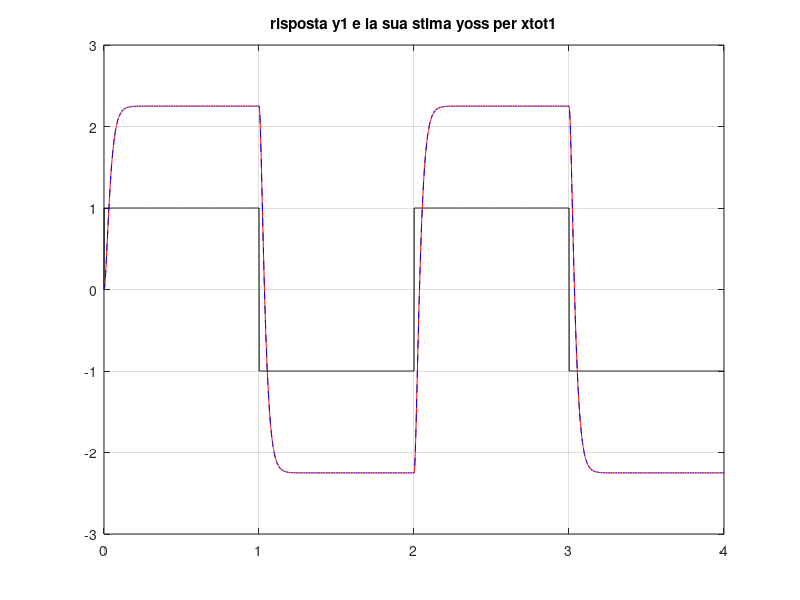
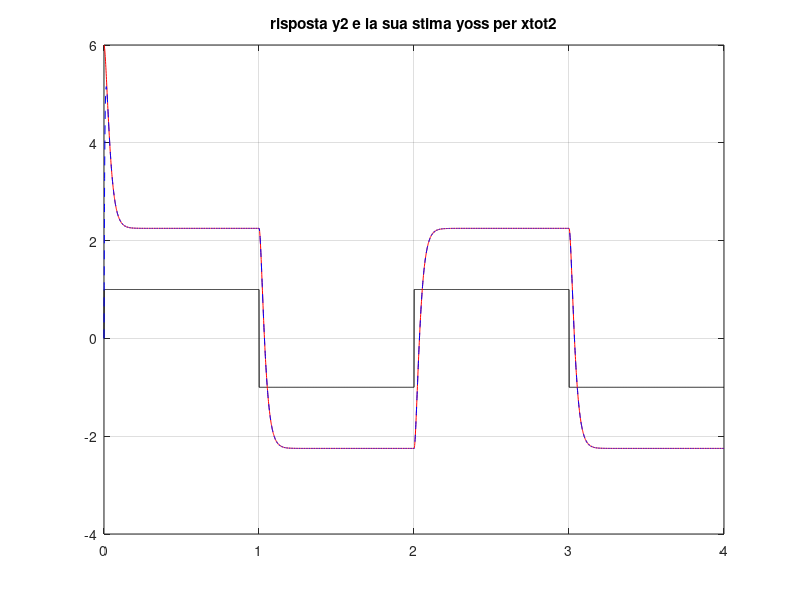
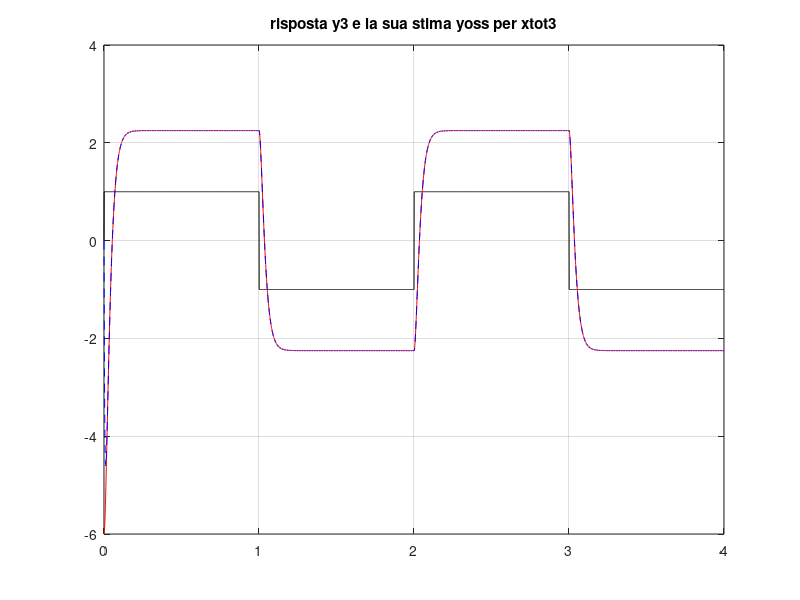
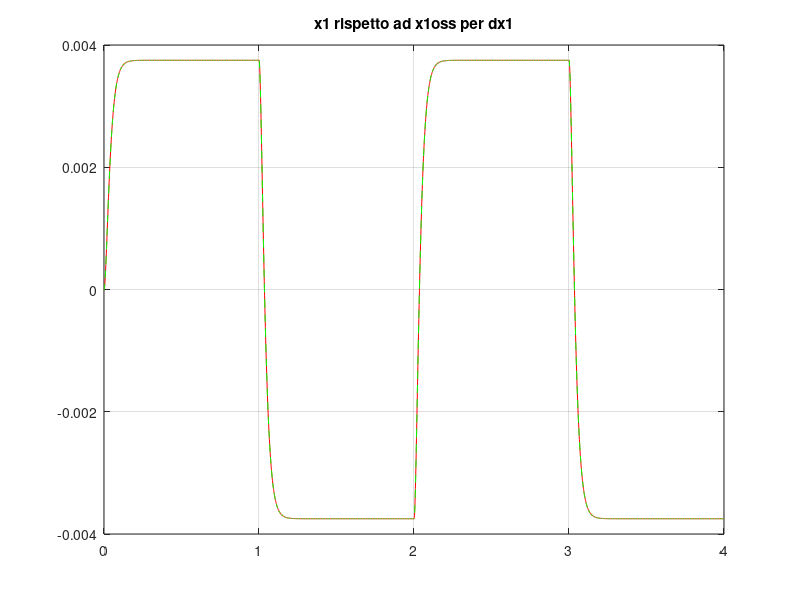

Recreate these plots in MATLAB, in order.
close all
clear all

 %PROGETTO DI UN OSSERVATORE DELLO STATO

 A = [[0,1];[-2400,-100]];
 B = [0;9];
 C = [600,0];
 D = [0];
%con autovalori:
lambda1 = -120;
lambda2 = -180;

%PARTE 1:
%si analizzino le proprieta di oervabilita del sistema

Mo = obsv(A,C)
rMo = rank(Mo)
%se rMo == 2 allora il sistema � osservabile

%%PARTE 2:
% assegnazione degli autovalori e generazione del vettore L

P = [lambda1,lambda2];
L = place(A',C',P)'
%verifico
eigAminLC = eig(A-L*C)

%%PARTE 3:
%definizione del sistema complessivo

Atot = [A,zeros(size(A));L*C,A-L*C]
Btot = [B;B]
Ctot = [C,zeros(size(C));zeros(size(C)),C]
Dtot = [D;D]

%PARTE 4:
%simulare evolutzione dello stato xtot(t) e della risposta ytot(t) ad un
%ingresso u(t) ad onda quadra di frequenza 0.5 Hz ed ampiezza 2 VPP,
%assumendo sempre nullo lo stato iniziale dell osdservatore ;
%si confrontino in particolare gli andamenti di x(t) rispetto alla sua
%stima nonche gli andamenti dell uscita y(t) e della sua stima, dati:

dx1 = [0,0]'
dx2 = [0.01,0]'
dx3 = [-0.01,0]'

t=0:.001:4;
r = sign(sin(2*pi*0.5*t));

sOsservatore = ss(Atot,Btot,Ctot,Dtot)

x0oss = [0;0]
x0tot1 = [dx1;x0oss]
x0tot2 = [dx2;x0oss]
x0tot3 = [dx3;x0oss]

%simulazione
[ytot1,T1,xtot1] = lsim(sOsservatore,r,t,x0tot1);
[ytot2,T2,xtot2] = lsim(sOsservatore,r,t,x0tot2);
[ytot3,T3,xtot3] = lsim(sOsservatore,r,t,x0tot3);

%plot dell uscita ytot ristetto a yoss

figure, plot(t,r,'k',T1,ytot1(:,1),'r',T1,ytot1(:,2),'b--'),grid on,
title('risposta y1 e la sua stima yoss per xtot1')

figure, plot(t,r,'k',T2,ytot2(:,1),'r',T2,ytot2(:,2),'b--'),grid on,
title('risposta y2 e la sua stima yoss per xtot2')

figure, plot(t,r,'k',T3,ytot3(:,1),'r',T3,ytot3(:,2),'b--'),grid on,
title('risposta y3 e la sua stima yoss per xtot3')



%plot dello stato 
%x1 rispetto xoss1
figure, plot(T1,xtot1(:,1),'r',T1,xtot1(:,3),'g--'), grid on,
title('x1 rispetto ad x1oss per dx1')

figure, plot(T2,xtot2(:,1),'r',T2,xtot2(:,3),'g--'), grid on,
title('x1 rispetto ad x1oss per dx2')

figure, plot(T3,xtot3(:,1),'r',T3,xtot3(:,3),'g--'), grid on,
title('x1 rispetto ad x1oss per dx3')
%x2 rispetto a xoss2
figure, plot(T1,xtot1(:,2),'r',T1,xtot1(:,4),'g--'), grid on,
title('x2 rispetto ad x2oss per dx1')

figure, plot(T2,xtot2(:,2),'r',T2,xtot2(:,4),'g--'), grid on,
title('x2 rispetto ad x2oss per dx2')

figure, plot(T3,xtot3(:,2),'r',T3,xtot3(:,4),'g--'), grid on,
title('x2 rispetto ad x2oss per dx3')
   

